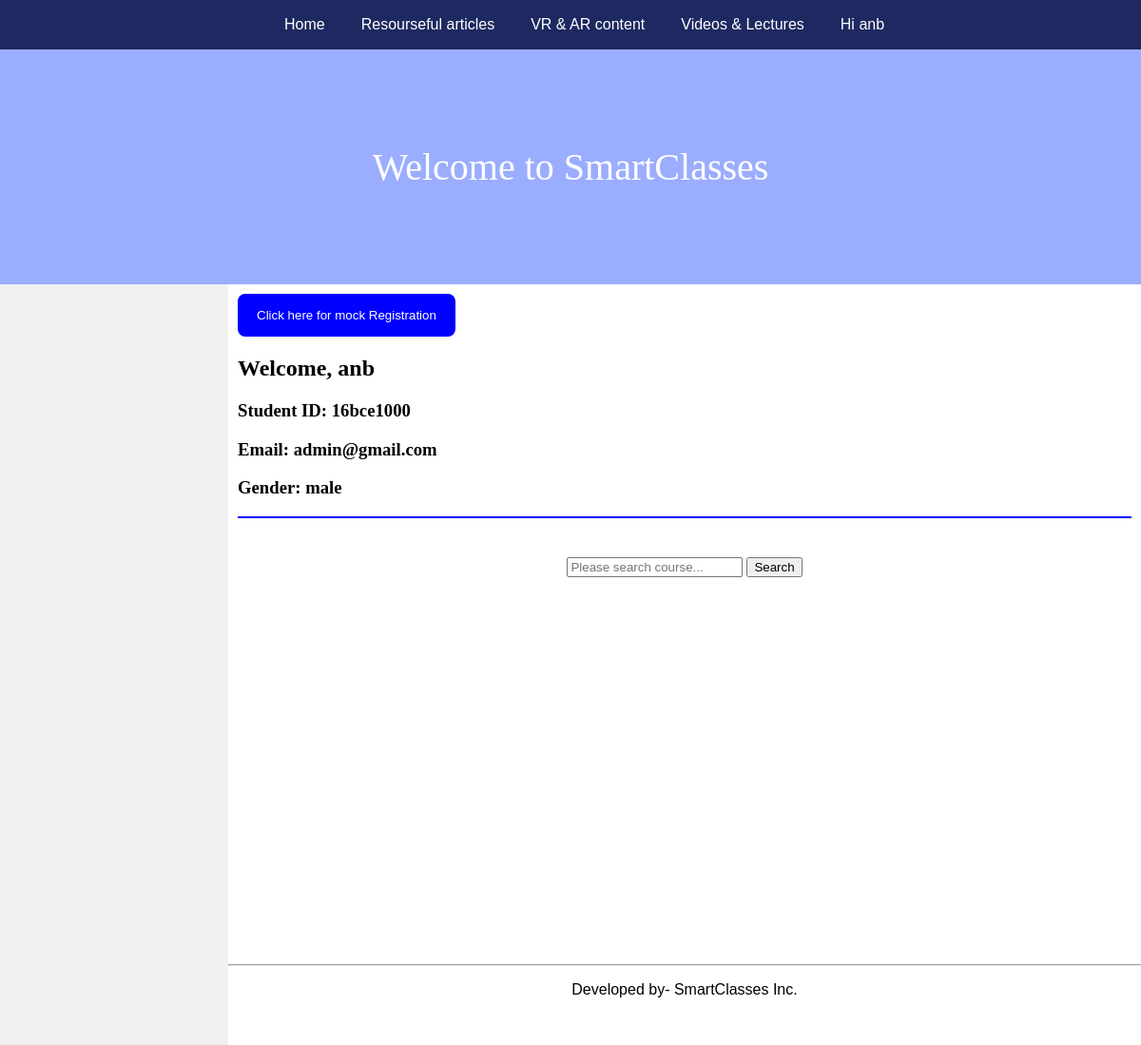
Page /home.php (signed in) on the committed database.
### tables this page shows
CREATE TABLE `registers` (
  `name` varchar(100) NOT NULL,
  `email` varchar(100) NOT NULL,
  `password` varchar(100) NOT NULL,
  `phone` bigint(15) NOT NULL,
  `dob` date NOT NULL,
  `gender` varchar(10) NOT NULL,
  `studentID` varchar(100) NOT NULL
);

### home.php (the view, shortened to what this page needs)
<?php
	include("dbconnect.php");
	include("nav.php");
	$email1=$_SESSION["email"];
?>
<!DOCTYPE html>
<html>
<head>
	<link rel="stylesheet" type="text/css" href="index.css">
</head>
<body>
<div class="course_name_header">Welcome to SmartClasses</div>
<ul class="ul1">
</ul>
<div style="margin-left: 20%;padding: 10px">
<?php
	$studInfo=array();
	echo '<a href="mock_reg.php"><button>Click here for mock Registration</button></a>';
	$sql1 = "SELECT * FROM registers where email = '$email1';";
	$qry1 = mysqli_query($dbconnect,$sql1);
	$rst1 = mysqli_fetch_assoc($qry1);
	?><p style="text-align: center;font-family: sans-serif; ">
	<?php
	do{
		echo "<h2>Welcome, ".$rst1['name']."</h2>";
		echo "<h3>Student ID: ".$rst1['studentID']."</h3>";
		echo "<h3>Email: ".$rst1['email']."</h3>";
		echo "<h3>Gender: ".$rst1['gender']."</h3>";
		array_push($studInfo,$rst1['name']);
		array_push($studInfo,$rst1['studentID']);
		array_push($studInfo,$rst1['email']);
		array_push($studInfo,$rst1['gender']);
	}while($rst1=mysqli_fetch_assoc($qry1));
	echo '</p>';
	echo '<hr color="blue">';
	echo '<pre>	</pre>';
	echo '<center>
		<form method="get" action="home1.php">
			<input type="text" name="course_search" placeholder="Please search course..." required>
			<input type="submit" value="Search">
		</form>
		</center>
	';
	echo '<pre>
</pre>';
	?>
</div>
<hr>
<p style="text-align: center;font-family: sans-serif; ">
Developed by-
SmartClasses Inc.
</p>
</body>
</html>

### nav.php (shortened to what this page needs)
<?php
include("dbconnect.php");
	if(isset($_SESSION["email"])){
		$email1=$_SESSION["email"];
	}
	else {
		$email1=0;
	}
		$sql1 = "SELECT * FROM registers where email = '$email1';";
		$qry1 = mysqli_query($dbconnect,$sql1);
		$rst1 = mysqli_fetch_assoc($qry1);
		do{
			$studName=$rst1['name'];
		}while($rst1=mysqli_fetch_assoc($qry1));
?>
	<ul class="ul_sb">
	  <li><a href="home.php" style="margin-left:280px;">Home</a></li>
	  <li><a href="https://scholar.google.com/">Resourseful articles</a></li>
	  <li><a href="https://vr.google.com/">VR &amp; AR content</a></li>
	  <li><a href="https://www.youtube.com">Videos &amp; Lectures </a></li>
	  <li><a href="signout.php" title="SignOut">Hi <?php echo $studName; ?></a></li>
	</ul>

### index.css (style rules this page uses)
.btn , button { padding: 15px 20px; background-color: blue; color:white; border-radius: 8px; border:0px; }

### nav.php (style rules this page uses)
.course_name_header { font-family: verdana; font-size: 40px; text-align: center; padding: 100px 10px; margin: 0px; background-color: #9badff; color: white; }
.ul_sb { list-style-type: none; margin: 0; padding: 0; overflow: hidden; background-color: #1d2960; }
body { margin:0; }
.ul_sb li { float: left; text-align: center; }
.ul_sb li a { font-family: sans-serif; display: block; color: white; text-align: center; padding: 14px 16px; text-decoration: none; border:3px solid transparent; }

### home.php (style rules this page uses)
body { margin: 0; }
.ul1 { list-style-type: none; margin: 0; padding: 0; width: 20%; background-color: #f1f1f1; float: left; height: 100%; overflow: auto; }

### rows in the picture
registers: name "anb", studentID "16bce1000", email "admin@gmail.com", gender "male"
